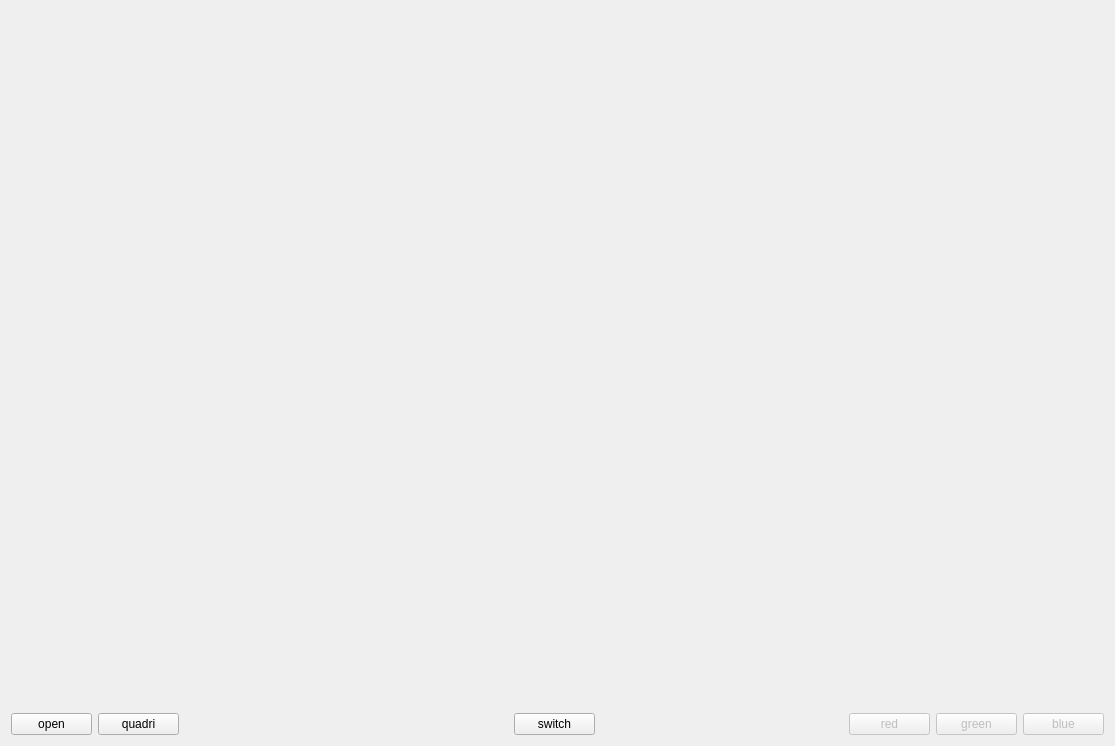
<?xml version="1.0" encoding="UTF-8"?>
<ui version="4.0">
 <class>GdiPaintClass</class>
 <widget class="QWidget" name="GdiPaintClass">
  <property name="geometry">
   <rect>
    <x>0</x>
    <y>0</y>
    <width>1115</width>
    <height>746</height>
   </rect>
  </property>
  <property name="windowTitle">
   <string>GdiPaint</string>
  </property>
  <layout class="QGridLayout" name="gridLayout_3" columnstretch="1,1,4,1,3,1,1,1">
   <item row="1" column="0">
    <widget class="QPushButton" name="pushButton_open">
     <property name="text">
      <string>open</string>
     </property>
    </widget>
   </item>
   <item row="1" column="1">
    <widget class="QPushButton" name="pushButton_quadri">
     <property name="text">
      <string>quadri</string>
     </property>
    </widget>
   </item>
   <item row="1" column="2">
    <spacer name="horizontalSpacer">
     <property name="orientation">
      <enum>Qt::Horizontal</enum>
     </property>
     <property name="sizeHint" stdset="0">
      <size>
       <width>450</width>
       <height>20</height>
      </size>
     </property>
    </spacer>
   </item>
   <item row="1" column="3">
    <widget class="QPushButton" name="pushButton_test">
     <property name="text">
      <string>switch</string>
     </property>
    </widget>
   </item>
   <item row="1" column="4">
    <spacer name="horizontalSpacer_2">
     <property name="orientation">
      <enum>Qt::Horizontal</enum>
     </property>
     <property name="sizeHint" stdset="0">
      <size>
       <width>40</width>
       <height>20</height>
      </size>
     </property>
    </spacer>
   </item>
   <item row="1" column="5">
    <widget class="QPushButton" name="pushButton_red">
     <property name="enabled">
      <bool>false</bool>
     </property>
     <property name="text">
      <string>red</string>
     </property>
    </widget>
   </item>
   <item row="1" column="6">
    <widget class="QPushButton" name="pushButton_green">
     <property name="enabled">
      <bool>false</bool>
     </property>
     <property name="text">
      <string>green</string>
     </property>
    </widget>
   </item>
   <item row="1" column="7">
    <widget class="QPushButton" name="pushButton_blue">
     <property name="enabled">
      <bool>false</bool>
     </property>
     <property name="text">
      <string>blue</string>
     </property>
    </widget>
   </item>
   <item row="0" column="0" colspan="8">
    <widget class="QStackedWidget" name="stackedWidget">
     <property name="currentIndex">
      <number>0</number>
     </property>
     <widget class="QWidget" name="page">
      <layout class="QGridLayout" name="gridLayout">
       <item row="0" column="0">
        <widget class="ROIView" name="viewer" native="true"/>
       </item>
      </layout>
     </widget>
     <widget class="QWidget" name="page_2">
      <layout class="QGridLayout" name="gridLayout_2">
       <item row="0" column="0">
        <widget class="MFCpaint" name="MFCcanvas" native="true"/>
       </item>
      </layout>
     </widget>
    </widget>
   </item>
  </layout>
 </widget>
 <layoutdefault spacing="6" margin="11"/>
 <customwidgets>
  <customwidget>
   <class>ROIView</class>
   <extends>QWidget</extends>
   <header>roiview.h</header>
   <container>1</container>
  </customwidget>
  <customwidget>
   <class>MFCpaint</class>
   <extends>QWidget</extends>
   <header>mfcpaint.h</header>
   <container>1</container>
  </customwidget>
 </customwidgets>
 <resources>
  <include location="GdiPaint.qrc"/>
 </resources>
 <connections/>
</ui>
